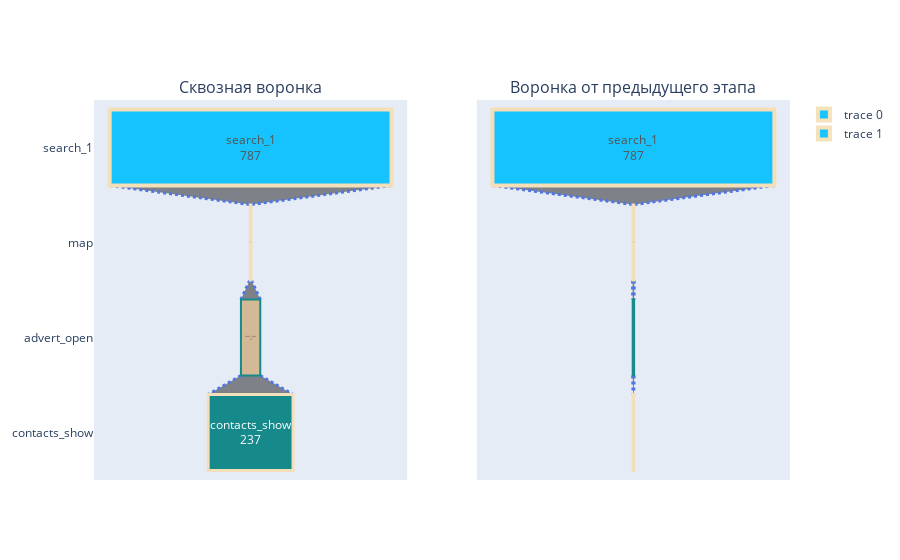

Source (notebook cell):
### Markdown cell above
*Виуализация цепочки с просмотром карты объявлений*

### Code cell
funnel_drawing(sequence_of_events_map)

### Figure 1 — Plotly figure (JSON) as saved in the notebook; plotly's stock layout.template omitted (floating-point values rounded to 4 significant figures)
{"data": [{"connector": {"line": {"color": "royalblue", "dash": "dot", "width": 3}}, "marker": {"color": ["deepskyblue", "lightsalmon", "tan", "teal"], "line": {"color": ["wheat", "wheat", "teal", "wheat"], "width": [4, 2, 2, 3, 1, 1]}}, "opacity": 0.9, "text": ["search_1", "map", "advert_open", "contacts_show"], "textinfo": "text+value", "textposition": "inside", "type": "funnel", "x": [787, 5, 54, 237], "xaxis": "x", "y": ["search_1", "map", "advert_open", "contacts_show"], "yaxis": "y"}, {"connector": {"line": {"color": "royalblue", "dash": "dot", "width": 3}}, "marker": {"color": ["deepskyblue", "lightsalmon", "tan", "teal"], "line": {"color": ["wheat", "wheat", "teal", "wheat"], "width": [4, 2, 2, 3, 1, 1]}}, "opacity": 0.9, "text": ["search_1", "map", "advert_open", "contacts_show"], "textinfo": "text+value", "textposition": "inside", "type": "funnel", "x": [787, 5, 4, 2], "xaxis": "x2", "y": ["search_1", "map", "advert_open", "contacts_show"], "yaxis": "y2"}], "layout": {"annotations": [{"font": {"size": 16}, "showarrow": false, "text": "Сквозная воронка", "x": 0.225, "xanchor": "center", "xref": "paper", "y": 1, "yanchor": "bottom", "yref": "paper"}, {"font": {"size": 16}, "showarrow": false, "text": "Воронка от предыдущего этапа", "x": 0.775, "xanchor": "center", "xref": "paper", "y": 1, "yanchor": "bottom", "yref": "paper"}], "xaxis": {"anchor": "y", "domain": [0, 0.45]}, "xaxis2": {"anchor": "y2", "domain": [0.55, 1]}, "yaxis": {"anchor": "x", "domain": [0, 1]}, "yaxis2": {"anchor": "x2", "domain": [0, 1], "showticklabels": false}}}
